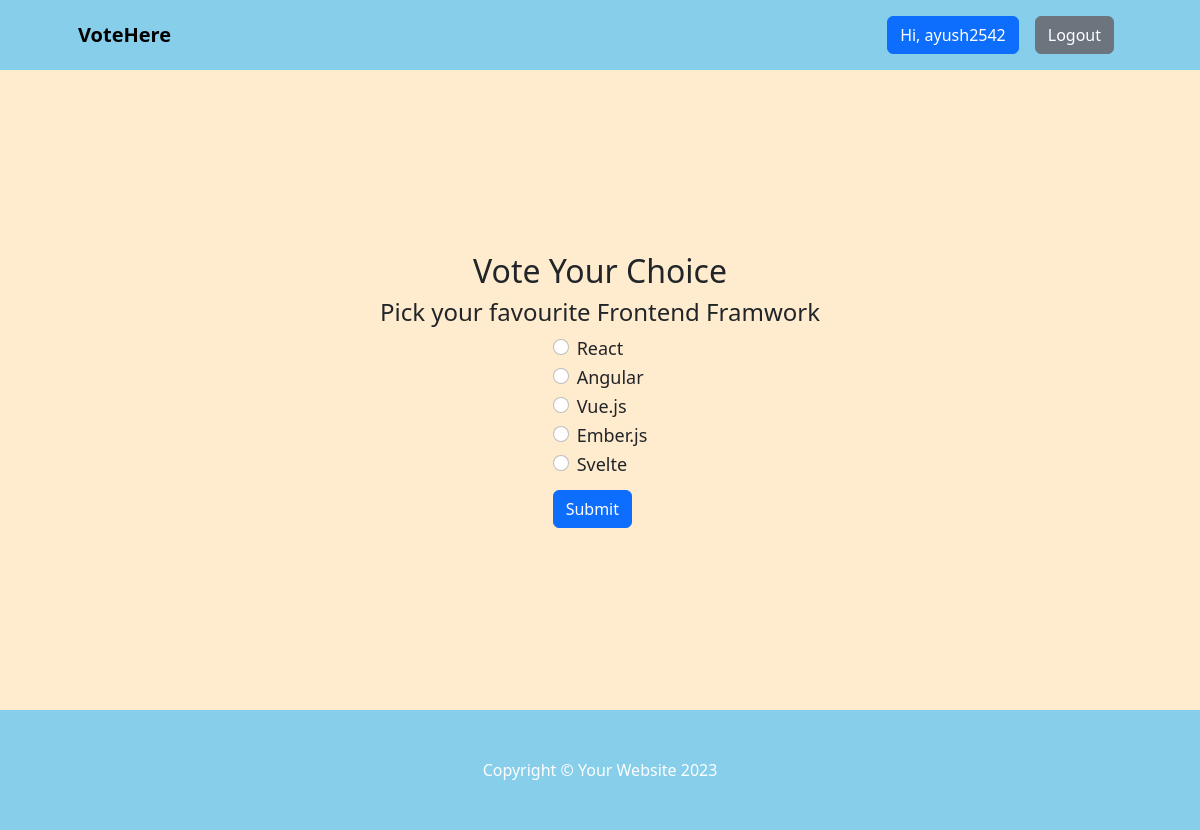
The app's page /vote/frontend-framwork (signed in) with its own data.
### voteapp/models.py (models this page shows, shortened)
class Category(models.Model):
    title = models.CharField(max_length=200)
    slug = models.SlugField(blank=True, null=True)
    description = models.TextField(blank=True, null=True)
    total_vote = models.IntegerField(default=0)
    voters = models.ManyToManyField(User, blank=True)

class CategoryItem(models.Model):
    title = models.CharField(max_length=200)
    total_vote = models.IntegerField(default=0)
    category = models.ForeignKey(Category, on_delete=models.CASCADE, related_name="items")
    voters = models.ManyToManyField(User, blank=True)

### voteapp/views.py (the view, shortened to what this page needs)
# urls.py: path("vote/<str:slug>", views.detail, name="detail"),
@login_required(login_url="signin")
def detail(request, slug):
    category = Category.objects.get(slug=slug)
    categories = CategoryItem.objects.filter(category=category)
    msg = None
    if request.user.is_authenticated:
        if category.voters.filter(id=request.user.id).exists():
            msg = "voted"
    context = {"category": category, "categories": categories, "msg": msg}
    return render(request, "detail.html", context)

### voteapp/templates/detail.html (shortened to what this page needs)
{% extends 'base.html' %}
{% block content %}
<div class="container voteContainer">
    <h2>Vote Your Choice</h2>
    <h4>Pick your favourite {{category.title}}</h4>
    {% if msg  %}
    <div class="alert alert-primary" role="alert">
      You have already voted in this category
    </div>
    <a class="btn btn-primary btn-lg" href="{% url 'result' category.slug %}">See Result</a>
    {% else %}
    <form action="" method='POST'>
      {% for category in categories  %}
      <div class="form-check">
        <input class="form-check-input" type="radio" value="{{category.id}}" name="category_item" id="flexRadioDefault{{category.id}}" required>
        <label class="form-check-label" for="flexRadioDefault{{category.id}}">
          {{category.title}}
        </label>
      </div>
      {% endfor %}
    <button type="submit" class='btn btn-primary'>Submit</button>
  </form>
    {% endif %}
</div>
{% endblock content %}

### voteapp/templates/base.html (shortened to what this page needs)
<!DOCTYPE html>
{% load static %}
<html lang="en">
<head>
    <link href="https://cdn.jsdelivr.net/npm/bootstrap-icons@1.4.1/font/bootstrap-icons.css" rel="stylesheet" />
    <link rel="stylesheet" href="{% static 'css/bootstrap.css' %}">
    <link rel="stylesheet" href="{% static 'css/style.css' %}">
</head>
<body style="background: blanchedalmond;">
     <nav class="navbar navbar-expand-lg navbar-dark" style="background:skyblue">
        <div class="container px-lg-5">
            <a class="navbar-brand text-black bold" href="{% url 'index'  %}"><strong>VoteHere</strong></a>
            <div class="collapse navbar-collapse" id="navbarSupportedContent">
                <ul class="navbar-nav ms-auto mb-2 mb-lg-0">
                    {% if request.user.is_authenticated %}
                    <li class="nav-item"><a class="nav-link" href="#"><button class="btn btn-primary">Hi, {{request.user.username}}</button></a></li>
                    <li class="nav-item"><a class="nav-link" href="{% url 'logout' %}"><button class="btn btn-secondary">Logout</button></a></li>
                    {% else %}
                    <li class="nav-item"><a class="nav-link" href="{% url 'signin' %}"><button class="btn btn-primary">Login</button></a></li>
                    <li class="nav-item"><a class="nav-link" href="{% url 'signup' %}"><button class="btn btn-primary">SignUp</button></a></li>
                    {% endif %}
                </ul>
            </div>
        </div>
    </nav>
    {% block content %}
    {% endblock content %}
     <footer class="py-5" style="background:skyblue;">
        <div class="container"><p class="m-0 text-center text-white">Copyright &copy; Your Website 2023</p></div>
    </footer>
</body>
</html>

### voteapp/static/css/style.css (style rules this page uses)
* { box-sizing: border-box; }
.voteContainer { display: flex; flex-direction: column; align-items: center; justify-content: center; height: 80vh; padding: 10px 0px 0px 0px; }
.voteContainer button { margin: 10px 0px 10px 0px; }
.voteContainer label { font-size: 18px; font-weight: 500; }

### records on screen
Category: title "Frontend Framwork"
CategoryItem: title "React"
CategoryItem: title "Angular"
CategoryItem: title "Vue.js"
CategoryItem: title "Ember.js"
CategoryItem: title "Svelte"

### other values on screen
{{ request.user.username }} "ayush2542"
